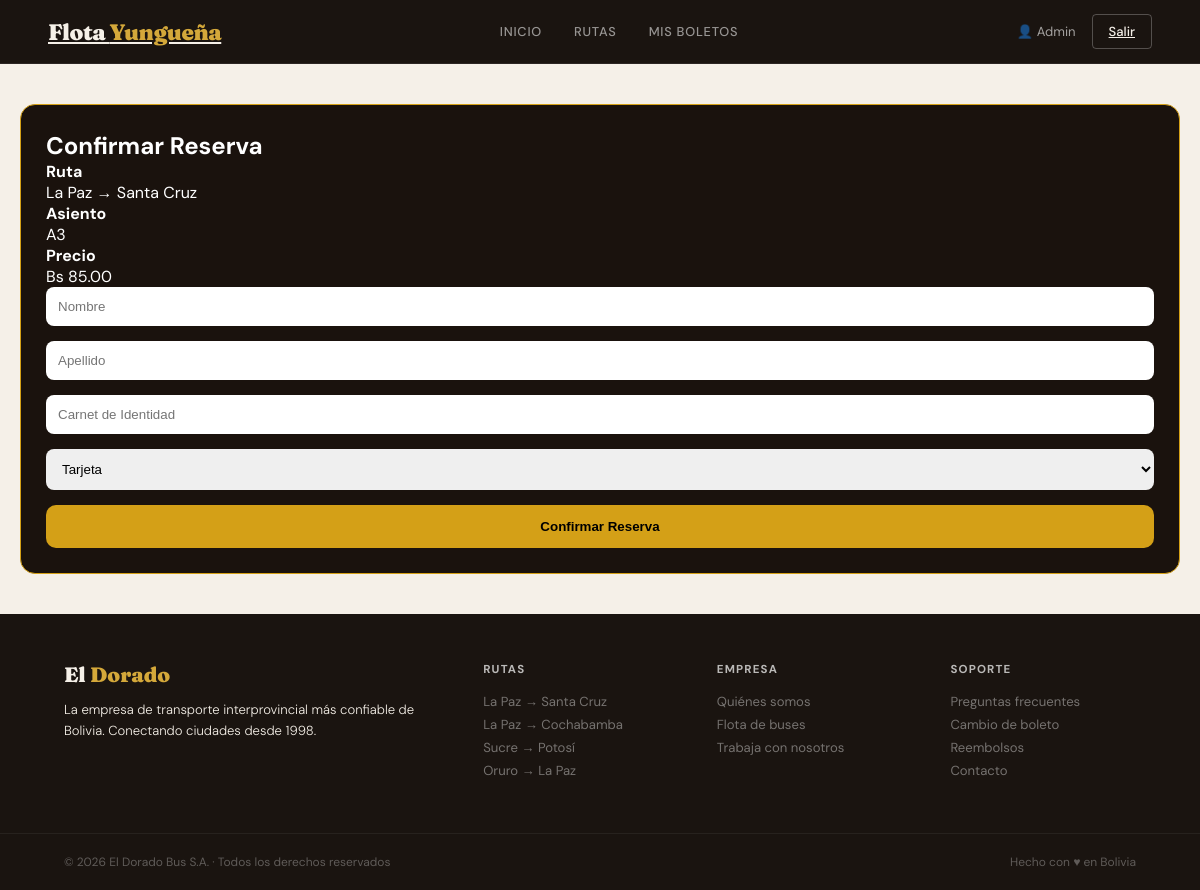
Page /index.php?page=reserva&viaje_id=1&asiento_id=3 (signed in) on the committed database.
### tables this page shows
CREATE TABLE `viajes` (
  `id` int(10) UNSIGNED NOT NULL,
  `horario_id` int(10) UNSIGNED NOT NULL,
  `fecha_viaje` date NOT NULL,
  `precio` decimal(8,2) NOT NULL,
  `estado` enum('programado','en_curso','completado','cancelado') NOT NULL DEFAULT 'programado'
);

CREATE TABLE `ciudades` (
  `id` int(10) UNSIGNED NOT NULL,
  `nombre` varchar(80) NOT NULL,
  `codigo` char(3) NOT NULL
);

CREATE TABLE `asientos` (
  `id` int(10) UNSIGNED NOT NULL,
  `bus_id` int(10) UNSIGNED NOT NULL,
  `numero` varchar(4) NOT NULL,
  `tipo` enum('normal','premium') NOT NULL DEFAULT 'normal'
);

### index.php (called while the page is built, shortened)
<?php
require_once __DIR__ . '/config/database.php';
require_once __DIR__ . '/controllers/ReservaController.php';
$page   = $_GET['page']   ?? 'home';
switch ($page) {
    case 'reserva':
        $data = (new ReservaController())->form();
        break;
}
require __DIR__ . '/views/layout.php';

### controllers/ReservaController.php (called while the page is built, shortened)
<?php
require_once __DIR__ . '/../models/RutaModel.php';
class ReservaController {
    private RutaModel    $rutaModel;
    public function __construct() {
        $this->rutaModel    = new RutaModel();
    }
    public function form(): array {
        $viajeId   = (int)($_GET['viaje_id']   ?? 0);
        $asientoId = (int)($_GET['asiento_id'] ?? 0);
        $viaje = $this->rutaModel->getViajeById($viajeId);
        $stmt = \Database::connect()->prepare(
            'SELECT id, numero, tipo FROM asientos WHERE id = ? LIMIT 1'
        );
        $stmt->execute([$asientoId]);
        $asiento = $stmt->fetch();
        return compact('viaje', 'asiento');
    }
}

### config/database.php (called while the page is built, shortened)
<?php
class Database {
    private static ?PDO $instance = null;
    public static function connect(): PDO {
        if (self::$instance === null) {
            $dsn = sprintf(
            'mysql:host=%s;port=%s;dbname=%s;charset=%s',
             DB_HOST,
             DB_PORT,
             DB_NAME,
             DB_CHARSET
);
            self::$instance = new PDO($dsn, DB_USER, DB_PASS, [
                PDO::ATTR_ERRMODE => PDO::ERRMODE_EXCEPTION,
                PDO::ATTR_DEFAULT_FETCH_MODE => PDO::FETCH_ASSOC,
                PDO::ATTR_EMULATE_PREPARES => false,
            ]);
        }
        return self::$instance;
    }
}

### models/RutaModel.php (called while the page is built, shortened)
<?php
require_once __DIR__ . '/../config/database.php';
class RutaModel {
    private PDO $db;
    public function __construct() {
        $this->db = Database::connect();
    }
    public function getViajeById(int $id): ?array {
        $stmt = $this->db->prepare(
            "SELECT v.*, h.hora_salida, h.hora_llegada, h.bus_id,
                    r.duracion_h, r.precio_base,
                    c_o.nombre AS origen, c_d.nombre AS destino,
                    b.tipo AS tipo_bus, b.total_seats, b.placa
             FROM viajes v
             JOIN horarios h   ON h.id  = v.horario_id
             JOIN rutas    r   ON r.id  = h.ruta_id
             JOIN ciudades c_o ON c_o.id = r.origen_id
             JOIN ciudades c_d ON c_d.id = r.destino_id
             JOIN buses    b   ON b.id  = h.bus_id
             WHERE v.id = ? LIMIT 1"
        );
        $stmt->execute([$id]);
        $row = $stmt->fetch();
        return $row ?: null;
    }
}

### views/reserva.php (the view, shortened to what this page needs)
<section class="reserva-container">
    <div class="reserva-card">
        <h1>Confirmar Reserva</h1>
        <div class="resumen">
            <div>
                <strong>Ruta</strong>
                <p><?= $viaje['origen'] ?> → <?= $viaje['destino'] ?></p>
            </div>
            <div>
                <strong>Asiento</strong>
                <p><?= $asiento['numero'] ?></p>
            </div>
            <div>
                <strong>Precio</strong>
                <p>Bs <?= number_format($viaje['precio'],2) ?></p>
            </div>
        </div>
        <form method="POST" action="index.php?page=confirmar_reserva">
            <input type="text" name="nombre" placeholder="Nombre" required>
            <input type="text" name="apellido" placeholder="Apellido" required>
            <input type="text" name="ci" placeholder="Carnet de Identidad" required>
            <select name="metodo_pago">
                <option value="tarjeta">Tarjeta</option>
            </select>
            <button class="btn-reservar">
                Confirmar Reserva
            </button>
        </form>
    </div>
</section>

### style.css (style rules this page uses)
*, *::before, *::after { box-sizing: border-box; margin: 0; padding: 0; }
:root { --cream: #F5F0E8; --dark: #1A1410; --rust: #C8441A; --rust-d: #8B2E0F; --gold: #D4A83A; --gold-light: #F5E9C8; --slate: #3A3530; --mid: #6B6560; --light: #E8E3DB; --white: #FDFAF5; --r: 4px; --r-lg: 12px; }
html { scroll-behavior: smooth; }
body { font-family: 'DM Sans', sans-serif; background: var(--cream); color: var(--dark); min-height: 100vh; }
.detalle-container, .reserva-container, .confirmacion-container, .mis-reservas { max-width:1200px; margin:auto; padding:40px 20px; }
.detalle-card, .reserva-card, .confirmacion-card, .ticket-card { background:#1a120d; border:1px solid #d4a017; border-radius:15px; padding:25px; color:white; }
.reserva-card form { display:flex; flex-direction:column; gap:15px; }
.reserva-card input, .reserva-card select { padding:12px; border:none; border-radius:8px; }
.btn-reservar, .btn-confirmacion { background:#d4a017; color:black; font-weight:bold; padding:14px; border:none; border-radius:10px; text-decoration:none; text-align:center; cursor:pointer; }

### rows in the picture
viajes: ciudades.nombre "La Paz", ciudades.nombre "Santa Cruz", precio "85.00"
asientos: numero "A3"

### other values in the picture
$userName "Admin"
